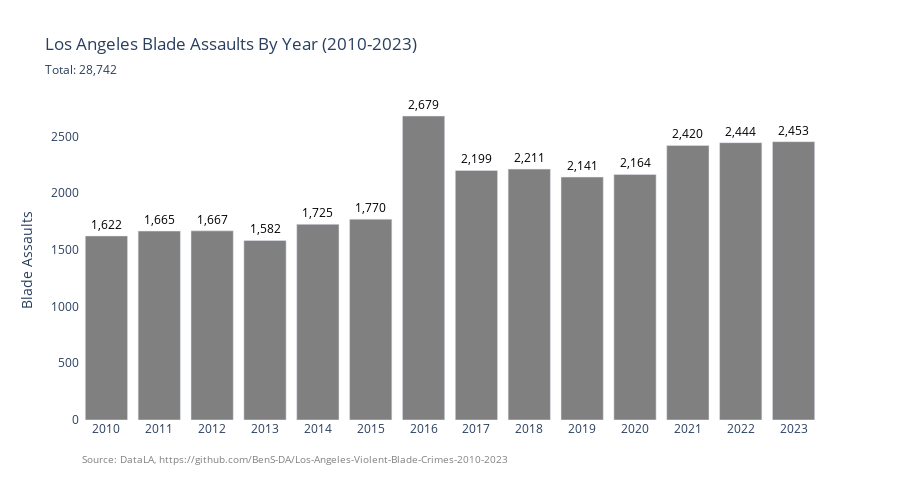

This figure's notebook cell:
### Code cell
hom_year = blade_adw['YEAR'].value_counts().sort_index()
fig_year = px.bar(hom_year,
                  x=hom_year.index,
                  y=hom_year.values, 
                  title = 'Los Angeles Blade Assaults By Year (2010-2023)',
                  subtitle = 'Total: 28,742',
                  text = hom_year.values)
fig_year.update_layout(xaxis_title = "",yaxis_title="Blade Assaults", height = 500)
fig_year.update_xaxes(type='category')
fig_year.update_layout(
    paper_bgcolor='rgba(0, 0, 0, 0)',
    plot_bgcolor='rgba(0, 0, 0, 0)'
)
fig_year.update_traces(textposition='outside')
fig_year.update_traces(textfont_color='black')
fig_year.update_traces(marker_color='grey')
fig_year.update_traces(texttemplate='%{text:,}')
fig_year.add_annotation(
    text=f"Source: DataLA, https://github.com/BenS-DA/Los-Angeles-Violent-Blade-Crimes-2010-2023",
    showarrow=False,
    x=0,
    y=-0.15,
    xref="paper",
    yref="paper",
    xanchor="left",
    yanchor="bottom",
    font=dict(size=10, color="grey"),
    align="left"
)

fig_year.show()

### Figure 1 — Plotly figure (JSON) as saved in the notebook; plotly's stock layout.template omitted (floating-point values rounded to 4 significant figures)
{"data": [{"hovertemplate": "YEAR=%{x}<br>y=%{y}<br>text=%{text}<extra></extra>", "legendgroup": "", "marker": {"color": "grey", "pattern": {"shape": ""}}, "name": "", "orientation": "v", "showlegend": false, "text": [1622.0, 1665.0, 1667.0, 1582.0, 1725.0, 1770.0, 2679.0, 2199.0, 2211.0, 2141.0, 2164.0, 2420.0, 2444.0, 2453.0], "textfont": {"color": "black"}, "textposition": "outside", "texttemplate": "%{text:,}", "type": "bar", "x": [2010, 2011, 2012, 2013, 2014, 2015, 2016, 2017, 2018, 2019, 2020, 2021, 2022, 2023], "xaxis": "x", "y": [1622, 1665, 1667, 1582, 1725, 1770, 2679, 2199, 2211, 2141, 2164, 2420, 2444, 2453], "yaxis": "y"}], "layout": {"annotations": [{"align": "left", "font": {"color": "grey", "size": 10}, "showarrow": false, "text": "Source: DataLA, https://github.com/BenS-DA/Los-Angeles-Violent-Blade-Crimes-2010-2023", "x": 0, "xanchor": "left", "xref": "paper", "y": -0.15, "yanchor": "bottom", "yref": "paper"}], "barmode": "relative", "height": 500, "legend": {"tracegroupgap": 0}, "paper_bgcolor": "rgba(0, 0, 0, 0)", "plot_bgcolor": "rgba(0, 0, 0, 0)", "title": {"subtitle": {"text": "Total: 28,742"}, "text": "Los Angeles Blade Assaults By Year (2010-2023)"}, "xaxis": {"anchor": "y", "domain": [0, 1], "title": {"text": ""}, "type": "category"}, "yaxis": {"anchor": "x", "domain": [0, 1], "title": {"text": "Blade Assaults"}}}}
